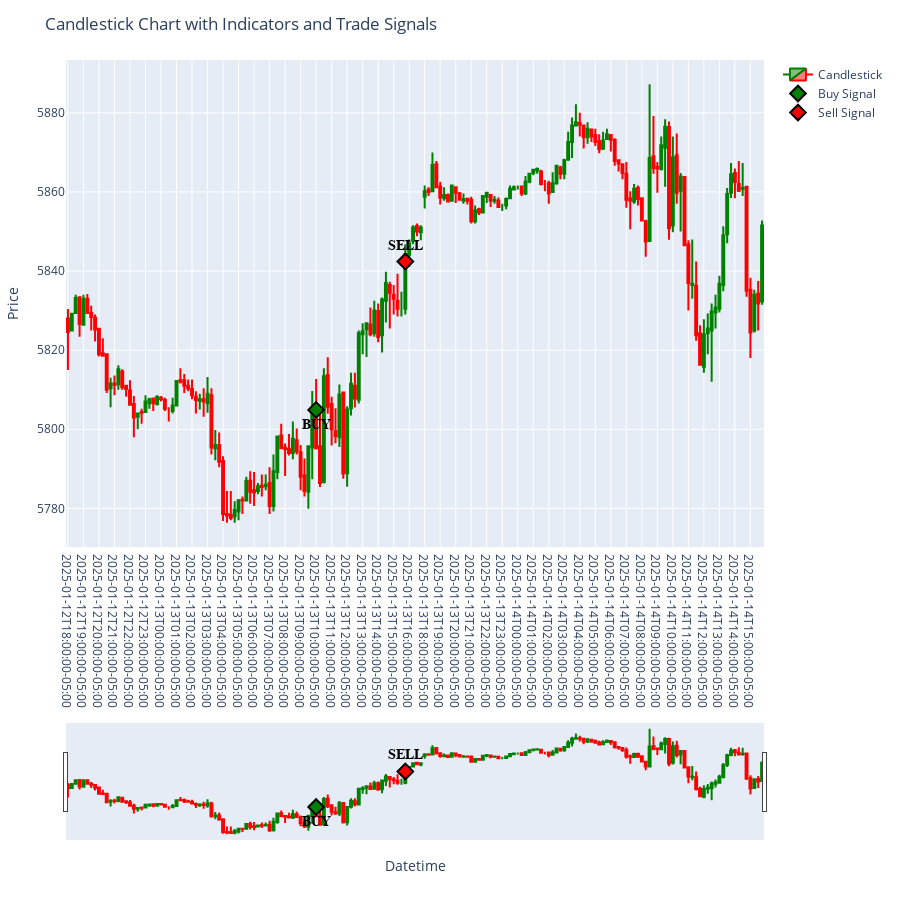

The code cell stored with this chart in its notebook:
### Code cell
show_trades(price, trades, start_date="2025, 1, 1", trade_number=4)

### Figure 1 — Plotly figure (JSON) as saved in the notebook; plotly's stock layout.template omitted (floating-point values rounded to 4 significant figures; data arrays with more than 128 entries replaced by an {"elided": "..."} marker saying what was removed)
{"data": [{"close": {"elided": "180 float values"}, "decreasing": {"line": {"color": "red"}}, "high": {"elided": "180 float values"}, "increasing": {"line": {"color": "green"}}, "low": {"elided": "180 float values"}, "name": "Candlestick", "open": {"elided": "180 float values"}, "type": "candlestick", "x": {"elided": "180 str values"}}, {"marker": {"color": "green", "line": {"color": "black", "width": 2}, "size": 12, "symbol": "diamond"}, "mode": "markers+text", "name": "Buy Signal", "text": "BUY", "textfont": {"color": "black", "family": "Arial", "size": 14, "weight": "bold"}, "textposition": "bottom center", "type": "scatter", "x": ["2025-01-13T10:00:00-05:00"], "y": [5805.0]}, {"marker": {"color": "red", "line": {"color": "black", "width": 2}, "size": 12, "symbol": "diamond"}, "mode": "markers+text", "name": "Sell Signal", "text": "SELL", "textfont": {"color": "black", "family": "Arial", "size": 14, "weight": "bold"}, "textposition": "top center", "type": "scatter", "x": ["2025-01-13T15:45:00-05:00"], "y": [5842.0]}], "layout": {"autosize": true, "height": 900, "margin": {"b": 60, "l": 50, "r": 50, "t": 60}, "showlegend": true, "title": {"text": "Candlestick Chart with Indicators and Trade Signals"}, "xaxis": {"fixedrange": false, "rangeslider": {"visible": true}, "title": {"text": "Datetime"}, "type": "category"}, "yaxis": {"fixedrange": false, "title": {"text": "Price"}}}}
